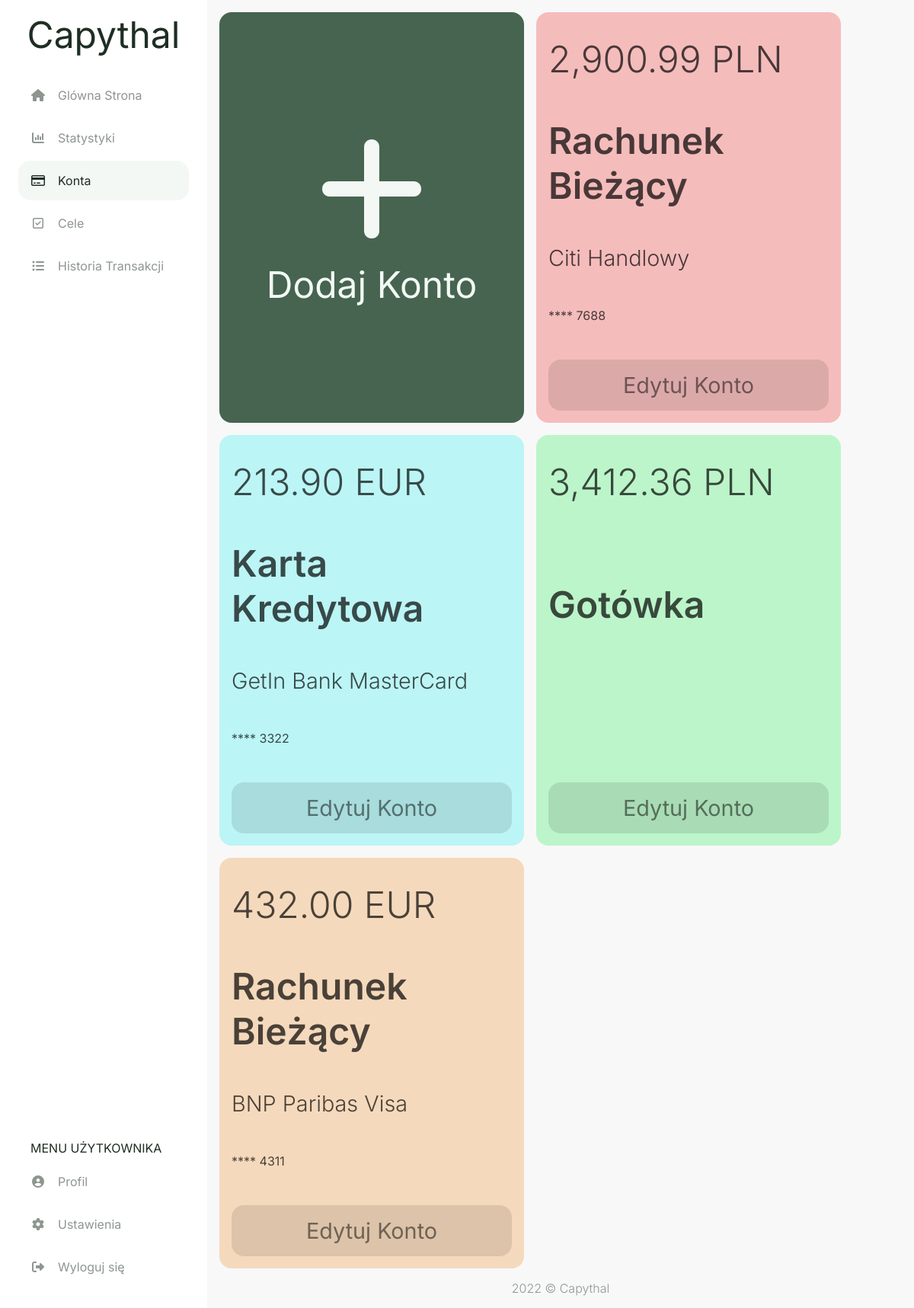
Page /accounts (signed in) on the earlier database version.
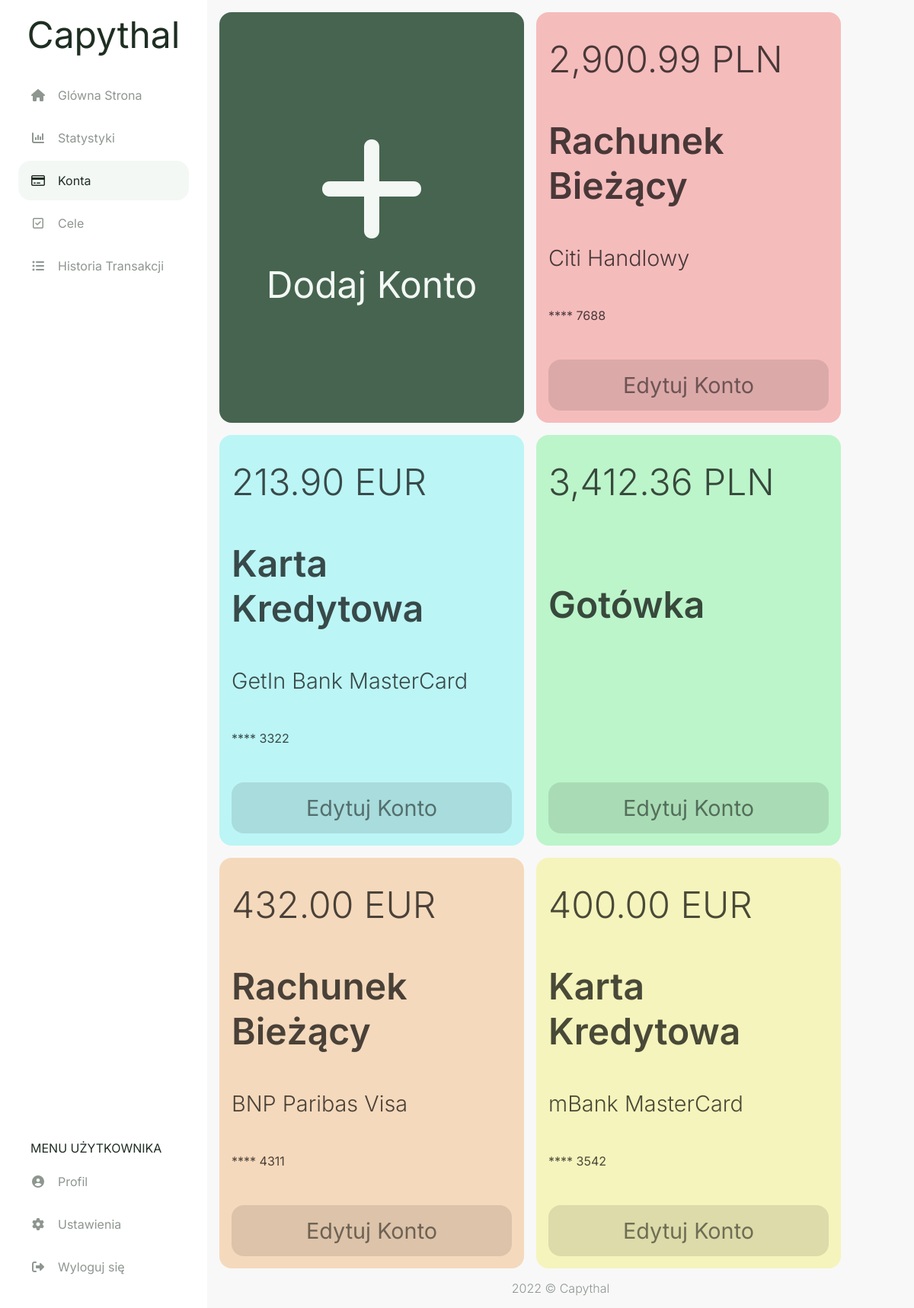
Same page on the later database version.
### capythal/models.py (models this page shows, shortened)
class account(db.Model):
    id = db.Column(db.Integer, primary_key=True)
    user_id = db.Column(db.Integer, db.ForeignKey('user.id'), nullable=False)
    currency_id = db.Column(db.Integer, db.ForeignKey('currency.id'), nullable=False)
    card_id = db.Column(db.Integer, db.ForeignKey('card.id'))
    acc_type_id = db.Column(db.Integer, db.ForeignKey('acc_type.id'), nullable=False)
    style_id = db.Column(db.Integer, db.ForeignKey('style.id'), nullable=False)
    amount = db.Column(db.Float(20,2), default = 0)
    card_number = db.Column(db.String(4))
    fin_inst = db.Column(db.String(20))
    transaction = db.relationship("transaction", backref="account", lazy=True)
    settings = db.relationship("settings", back_populates="account", uselist=False)
    goal = db.relationship("goal", backref="account", lazy=True)

class currency(db.Model):
    id = db.Column(db.Integer, primary_key=True)
    name = db.Column(db.String(20), nullable=False)
    account = db.relationship("account", backref="currency", lazy=True)
    settings = db.relationship("settings", backref="currency", lazy=True)

class acc_type(db.Model):
    id = db.Column(db.Integer, primary_key=True)
    name = db.Column(db.String(20), nullable=False)
    account = db.relationship("account", backref="acc_type", lazy=True)

class card(db.Model):
    id = db.Column(db.Integer, primary_key=True)
    name = db.Column(db.String(20), nullable=False)
    account = db.relationship("account", backref="card", lazy=True)

### capythal/routes.py (the view, shortened to what this page needs)
@app.route('/accounts', methods=['GET', 'POST'])
@login_required
def accounts():
    form_add = addAccForm()
    form_edit = editAccForm()
    accounts = db.session.query(account,currency,card,acc_type,style).join(currency).join(card).join(acc_type).join(style).filter(account.user_id == current_user.id)
    if form_edit.deleteAcc.data and form_edit.validate():
        db.session.execute(
            delete(account)
            .where((account.id == form_edit.account_id.data) & (account.user_id == current_user.id)))
        db.session.commit()
        return redirect(url_for('accounts'))
    return render_template("accounts.html", accounts = accounts, form_add = form_add, form_edit = form_edit)

### capythal/models.py (called while the page is built)
@login_manager.user_loader
def load_user(user_id):
    return user.query.get(int(user_id))

### capythal/routes.py (called while the page is built)
@app.template_filter()
def currencyFormat(value):
    value = float(value)
    return "{:,.2f}".format(value)

### capythal/templates/accounts.html (shortened to what this page needs)
{% extends "layout.html" %}
{% set active_page = "accounts" %}
{% block head %}
  {{ super() }}
  <link rel="stylesheet" href="{{ url_for('static', filename='css/accounts.css') }}">
  <link rel="stylesheet" href="{{ url_for('static', filename='css/modals/account-modal.css') }}">
{% endblock %}
{% block content %}
<div class="accounts-flexbox">
  <a href="#modal-add" class="account-add bg-main-btn fc-main-btn">
    <span class="account-plus-sign fa fa-plus"></span>
    <span class="fs-1">Dodaj Konto</span>
  </a>
  {% for account,currency,card,acc_type,style in accounts %}
    <div class="account-info style-{{ style.name }}">
      <span class="fs-1 fw-light">{{ account.amount | currencyFormat }} {{ currency.name }}</span>
      <span class="fs-1 fw-semibold">{{ acc_type.name }}</span>
      <span class="fs-2 fw-light">
        {% if account.fin_inst %}{{ account.fin_inst }}{% endif %} {% if card.name %}{{ card.name }}{% endif %}
      </span>
      {% if account.card_number %}
      <span class="fs-4">**** {{ account.card_number }}</span>
      {% endif %}
      <a href="#modal{{ account.id }}" class="account-edit" value=1>
        <span class="fs-2">Edytuj Konto</span>
      </a>
    </div>
  {% endfor %}
</div>
{% endblock %}

Differences in the rows shown:
added account: amount "400.00", name "EUR", name "Karta Kredytowa", fin_inst "mBank", name "MasterCard", card_number "3542"
